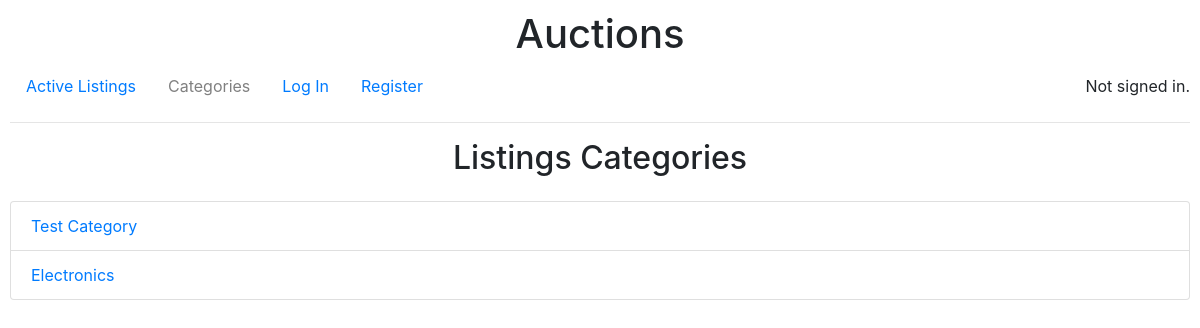
The page /categories on the database as committed earlier.
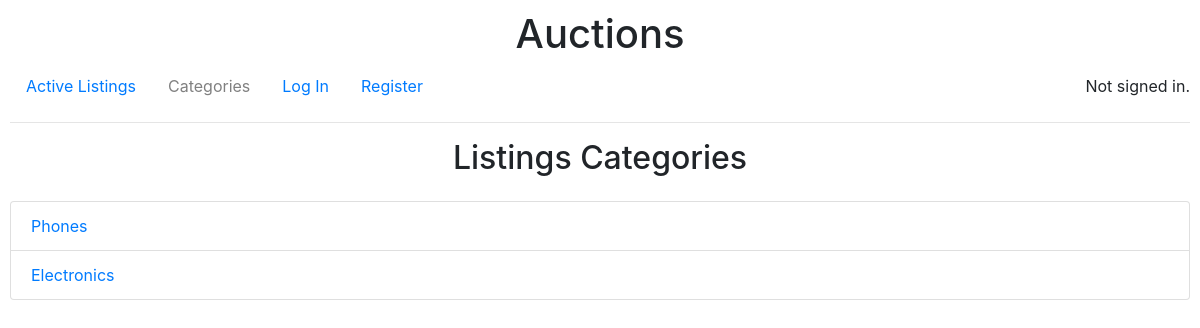
The same page on the database as committed later.
### auctions/models.py (models this page shows, shortened)
class Category(models.Model):
    title = models.CharField(max_length=255)
    description = models.TextField()

### auctions/views.py (the view)
# urls.py: path("categories", views.categories, name="categories"),
def categories(request):
    user = request.user
    watched_listings_count = user.watched_listings.count() if user.is_authenticated else None
    categories = Category.objects.all()
    return render(request, "auctions/categories.html", {
        "categories": categories,
        "nav": "categories",
        "watched_listings_count": watched_listings_count
    })

### auctions/templates/auctions/categories.html
{% extends "auctions/layout.html" %}
{% block body %}
    {% include "auctions/title_view.html" with title="Listings Categories" %}
    <div class="list-group categories">
        {% for category in categories %}
            <a href="{% url 'category' category.id %}" class="list-group-item list-group-item-action">{{ category.title }}</a>
        {% endfor %}
      </div>
{% endblock %}

Rows that differ between the two databases and show on the page:
changed Category: title "Test Category" → "Phones"
